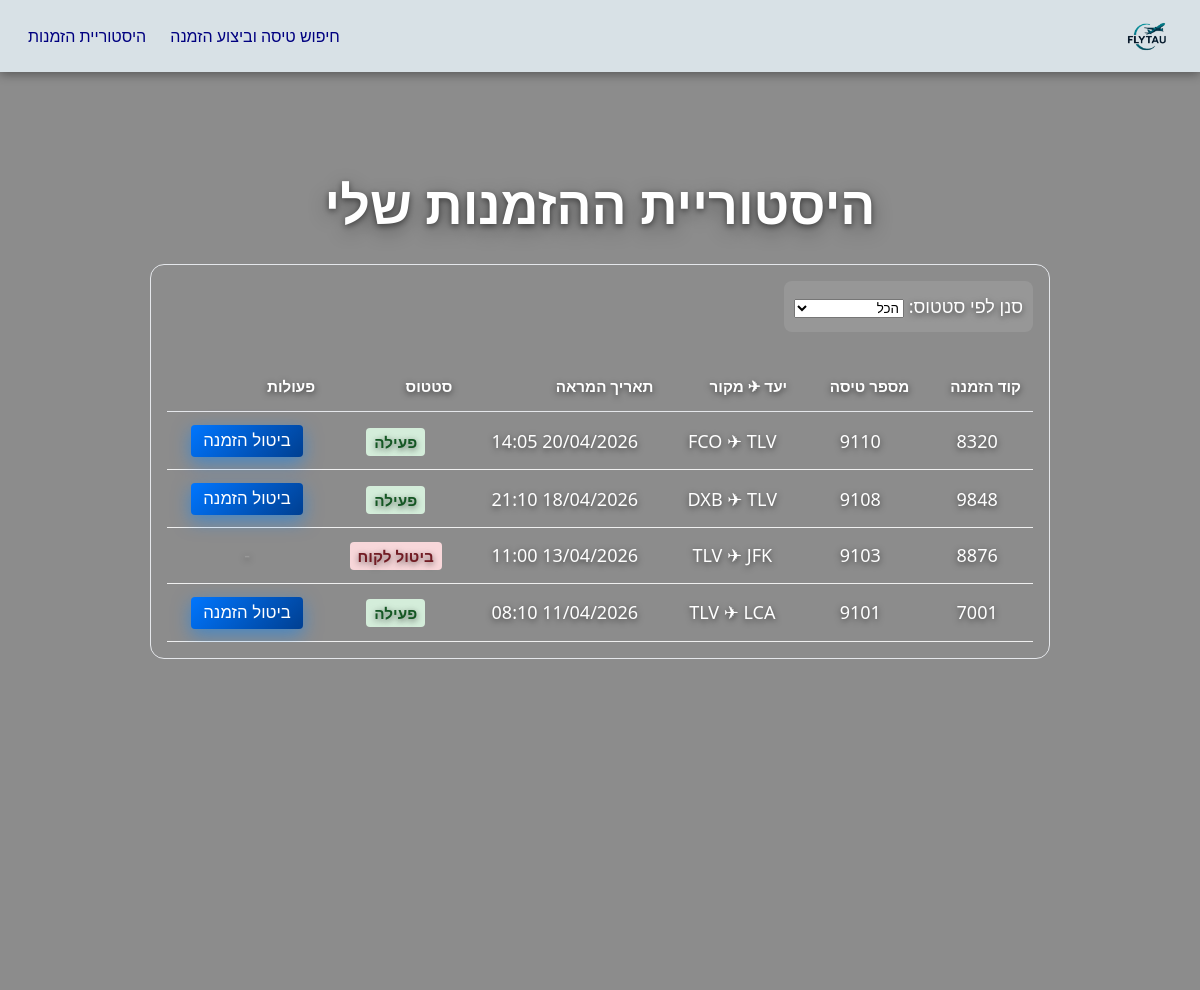
The app's page /history (signed in) with its own data.
### tables this page shows
CREATE TABLE `reservations` (
  `reservation_code` INT NOT NULL,
  `reservations_status` VARCHAR(45) NULL,
  `reservation_date` DATE NULL,
  `total_payment` FLOAT NULL,
  `email` VARCHAR(45) NULL,
  `flight_number` INT NULL,
  PRIMARY KEY (`reservation_code`),
  CONSTRAINT `fk_res_em` FOREIGN KEY (`email`) REFERENCES `customer` (`email`),
  CONSTRAINT `fk_res_fl` FOREIGN KEY (`flight_number`) REFERENCES `flight` (`flight_number`)
);

CREATE TABLE `flight` (
  `flight_number` INT NOT NULL,
  `aircraft_id_number` INT NULL,
  `origin_airport` VARCHAR(45) NULL,
  `destination_airport` VARCHAR(45) NULL,
  `departure_datetime` DATETIME NULL,
  `status` VARCHAR(45) NULL,
  PRIMARY KEY (`flight_number`),
  CONSTRAINT `fk_fl_air` FOREIGN KEY (`aircraft_id_number`) REFERENCES `aircraft` (`aircraft_id_number`),
  CONSTRAINT `fk_fl_rt` FOREIGN KEY (`origin_airport`, `destination_airport`) REFERENCES `flight_route` (`origin_airport`, `destination_airport`)
);

### main.py (the view)
@app.route('/history', methods=['GET'])
def history():
    if not session.get('user_email'):
        return redirect(url_for('login'))
    user_email = session['user_email']
    status_filter = request.args.get('status', 'all')
    query = """
        SELECT
            r.reservation_code,
            r.flight_number,
            r.total_payment,
            f.departure_datetime,
            f.origin_airport,
            f.destination_airport,
            r.reservations_status as raw_status,
            CASE
                WHEN r.reservations_status = 'ACTIVE' AND f.departure_datetime >= datetime('now') THEN 'פעילה'
                WHEN r.reservations_status = 'ACTIVE' AND f.departure_datetime < datetime('now') THEN 'בוצעה'
                WHEN r.reservations_status = 'CUSTOMER_CANCELED' THEN 'ביטול לקוח'
                WHEN r.reservations_status = 'SYSTEM_CANCELED' THEN 'ביטול מערכת'
                ELSE r.reservations_status
            END as display_status
        FROM reservations r
        JOIN flight f ON r.flight_number = f.flight_number
        WHERE r.email = ?
    """
    params = [user_email]
    if status_filter == 'active_future':
        query += " AND r.reservations_status = 'ACTIVE' AND f.departure_datetime >= datetime('now')"
    elif status_filter == 'completed':
        query += " AND r.reservations_status = 'ACTIVE' AND f.departure_datetime < datetime('now')"
    elif status_filter == 'customer_cancelled':
        query += " AND r.reservations_status = 'CUSTOMER_CANCELED'"
    elif status_filter == 'system_cancelled':
        query += " AND r.reservations_status = 'SYSTEM_CANCELED'"
    query += " ORDER BY f.departure_datetime DESC"
    with db_conn() as cur:
        cur.execute(query, params)
        orders = cur.fetchall()
    now = datetime.now()
    orders_list = []
    for o in orders:
        o = dict(o)
        if o['departure_datetime']:
            departure_datetime = datetime.strptime(o['departure_datetime'], '%Y-%m-%d %H:%M:%S')
            o['departure_datetime'] = departure_datetime
            time_diff = departure_datetime - now
            o['is_urgent'] = time_diff < timedelta(hours=36) and time_diff > timedelta(0)
        else:
            o['is_urgent'] = False
        payment_value = o.get('total_payment') or o.get('total_price') or 0
        o['cancellation_fee'] = round(float(payment_value) * 0.05, 2)
        orders_list.append(o)
    return render_template('history.html', orders=orders_list, current_filter=status_filter)

### utils.py (called while the page is built)
@contextmanager
def db_conn():
    mydb = None
    cursor = None
    try:
        mydb = sqlite3.connect(
            DB_PATH,
            check_same_thread=False
        )
        mydb.isolation_level = None
        mydb.row_factory = sqlite3.Row
        cursor = mydb.cursor()
        yield cursor
    finally:
        if cursor:
            cursor.close()
        if mydb:
            mydb.close()

### templates/history.html (shortened to what this page needs)
{% extends "layout_page.html" %}
{% block ruler %}
<ul class="nav-links">
  <li>
    <a href="/flight_search_customers" class="white-glow-hover">חיפוש טיסה וביצוע הזמנה</a>
  </li>
  <li>
    <a href="/history" class="white-glow-hover">היסטוריית הזמנות</a>
  </li>
</ul>
{% endblock %}
{% block page_title %}היסטוריית ההזמנות שלי{% endblock %}
{% block content %}
<section class="card">
    <div class="card-header">
        <form method="GET" action="/history" class="filter-form">
            <label for="status">סנן לפי סטטוס:</label>
            <select name="status" id="status" onchange="this.form.submit()">
                <option value="all" {% if current_filter == 'all' %}selected{% endif %}>הכל</option>
            </select>
        </form>
    </div>
    <div class="table-wrap">
        <table class="flights-table">
            <thead>
                <tr>
                    <th>קוד הזמנה</th>
                    <th>מספר טיסה</th>
                    <th>יעד ✈ מקור</th>
                    <th>תאריך המראה</th>
                    <th>סטטוס</th>
                    <th>פעולות</th>
                </tr>
            </thead>
            <tbody>
                {% for o in orders %}
                <tr>
                    <td>{{ o.reservation_code }}</td>
                    <td>{{ o.flight_number }}</td>
                    <td>{{ o.origin_airport }} ✈ {{ o.destination_airport }}</td>
                    <td>{{ o.departure_datetime.strftime('%d/%m/%Y %H:%M') if o.departure_datetime else '' }}</td>
                    <td>
                        <span class="status-label status-{{ o.raw_status }}">
                            {{ o.display_status }}
                        </span>
                    </td>
                    <td>
                        {% if o.display_status == 'פעילה' %}
                        <form method="POST" action="/cancel_reservation" id="cancel-form-{{ o.reservation_code }}">
                            <button type="button" class="btn-cancel"
                                onclick="handleCancel('{{ o.reservation_code }}', {{ 'true' if o.is_urgent else 'false' }}, '{{ o.cancellation_fee }}')">
                                ביטול הזמנה
                            </button>
                        </form>
                        {% else %}
                        <span style="color: #999;">-</span>
                        {% endif %}
                    </td>
                </tr>
                {% endfor %}
            </tbody>
        </table>
    </div>
</section>
{% endblock %}

### static/styles.css (style rules this page uses)
html, body { margin: 0; padding: 0; height: 100%; font-family: "Segoe UI", Arial, sans-serif; color: #ffffff; cursor: url("../static/small.png") 16 16, auto; }
button, a, input, select, textarea { cursor: url("../static/small.png") 16 16, auto; }
.nav-links { list-style: none; margin: 0; padding: 0; display: flex; gap: 24px; }
.nav-links a { color: #000080; text-decoration: none; font-size: 1rem; transition: 0.25s; }
button, .btn { background: linear-gradient(135deg,#0076ff,#003f91); border: none; padding: 12px 26px; color: white; font-size: 1.05rem; border-radius: 50px; box-shadow: 0 6px 18px rgba(0, 132, 255, 0.5); transition: 0.2s; }
:root { --bg: #f6f7fb; --card: ##191970; --text: ##191970; --muted: #ffffff; --line: #e5e7eb; --primary: #2563eb; --primaryHover: #1d4ed8; --secondary: #0ea5e9; --secondaryHover: #0284c7; }
.white-glow-hover { transition: text-shadow 0.3s ease, color 0.3s ease; text-decoration: none; }
.card { background: var(--card); border: 1px solid var(--line); border-radius: 14px; padding: 16px; margin: 14px 0; }
.card-header { display: flex; align-items: baseline; justify-content: space-between; gap: 12px; margin-bottom: 10px; }
.table-wrap { overflow-x: auto; color: #ffffff; }
.flights-table { width: 100%; border-collapse: collapse; }
.flights-table thead th { text-align: right; font-size: 0.95rem; padding: 12px; border-bottom: 1px solid var(--line); color: var(--muted); }
.flights-table tbody td { padding: 12px; border-bottom: 1px solid #f0f0f0; }

### templates/history.html (style rules this page uses)
.filter-form { margin-bottom: 20px; padding: 10px; background: rgba(255,255,255,0.1); border-radius: 8px; }
.status-label { padding: 4px 8px; border-radius: 4px; font-size: 0.85em; font-weight: bold; }
.status-ACTIVE { background-color: #d4edda; color: #155724; }
.status-CUSTOMER_CANCELED { background-color: #f8d7da; color: #721c24; }
.btn-cancel { background-color: #ff4d4d; color: white; border: none; padding: 6px 12px; border-radius: 4px; cursor: pointer; transition: 0.3s; }

### records on screen
reservations: reservation_code "8320", flight_number "9110", origin_airport "FCO", destination_airport "TLV", departure_datetime "20/04/2026 14:05", display_status "פעילה"
reservations: reservation_code "9848", flight_number "9108", origin_airport "DXB", destination_airport "TLV", departure_datetime "18/04/2026 21:10", display_status "פעילה"
reservations: reservation_code "8876", flight_number "9103", origin_airport "TLV", destination_airport "JFK", departure_datetime "13/04/2026 11:00", display_status "ביטול לקוח"
reservations: reservation_code "7001", flight_number "9101", origin_airport "TLV", destination_airport "LCA", departure_datetime "11/04/2026 08:10", display_status "פעילה"
